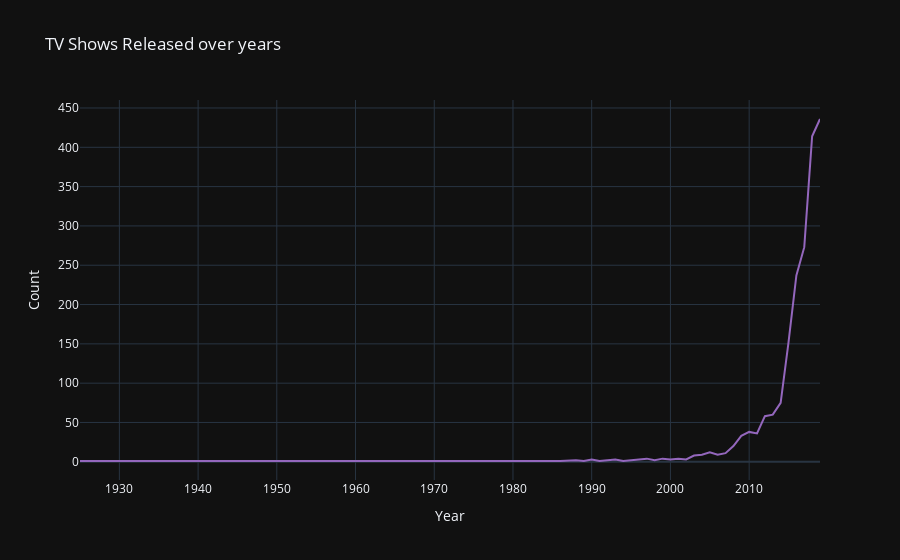

Notebook code cell kept with this figure:
### Markdown cell above
### TV Shows released over the year

### Code cell
tv = df[df['type']=="TV Show"]

tv_col = "release_year"

temp_tv = tv[tv_col].value_counts().reset_index()
temp_tv = temp_tv.rename(columns = {tv_col : "count", "index" : tv_col})
temp_tv = temp_tv.sort_values(tv_col)

trace_tv = go.Scatter(
                      x = temp_tv[tv_col],
                      y = temp_tv['count'],
                   name = "TV Shows",
                 marker = dict(color='rgb(148, 103, 189)',
                              line=dict(color='rgb(0,0,0)',width=1.5)))
layout = go.Layout(template="plotly_dark",hovermode= 'closest', title = 'TV Shows Released over years',
                  xaxis = dict(title='Year'), yaxis = dict(title='Count'))
fig = go.Figure(data = [trace_tv], layout = layout)
fig.show()

### Figure 1 — Plotly figure (JSON) as saved in the notebook; plotly's stock layout.template omitted (floating-point values rounded to 4 significant figures)
{"data": [{"marker": {"color": "rgb(148, 103, 189)", "line": {"color": "rgb(0,0,0)", "width": 1.5}}, "name": "TV Shows", "type": "scatter", "x": [1925, 1946, 1963, 1967, 1968, 1972, 1974, 1977, 1979, 1981, 1985, 1986, 1988, 1989, 1990, 1991, 1992, 1993, 1994, 1995, 1996, 1997, 1998, 1999, 2000, 2001, 2002, 2003, 2004, 2005, 2006, 2007, 2008, 2009, 2010, 2011, 2012, 2013, 2014, 2015, 2016, 2017, 2018, 2019], "y": [1, 1, 1, 1, 1, 1, 1, 1, 1, 1, 1, 1, 2, 1, 3, 1, 2, 3, 1, 2, 3, 4, 2, 4, 3, 4, 3, 8, 9, 12, 9, 11, 20, 33, 38, 36, 58, 60, 75, 152, 237, 273, 414, 436]}], "layout": {"hovermode": "closest", "title": {"text": "TV Shows Released over years"}, "xaxis": {"title": {"text": "Year"}}, "yaxis": {"title": {"text": "Count"}}}}
